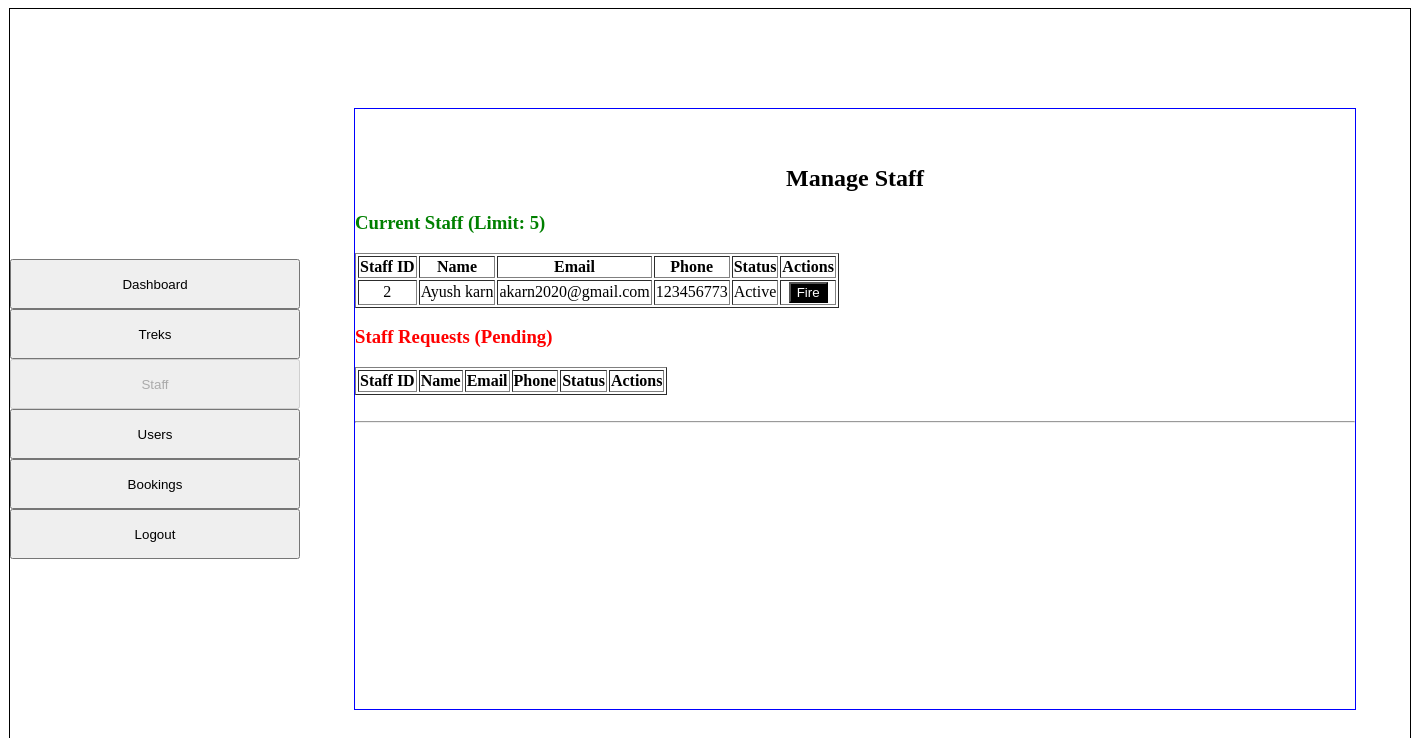
The page /all_staffs on the database as committed earlier.
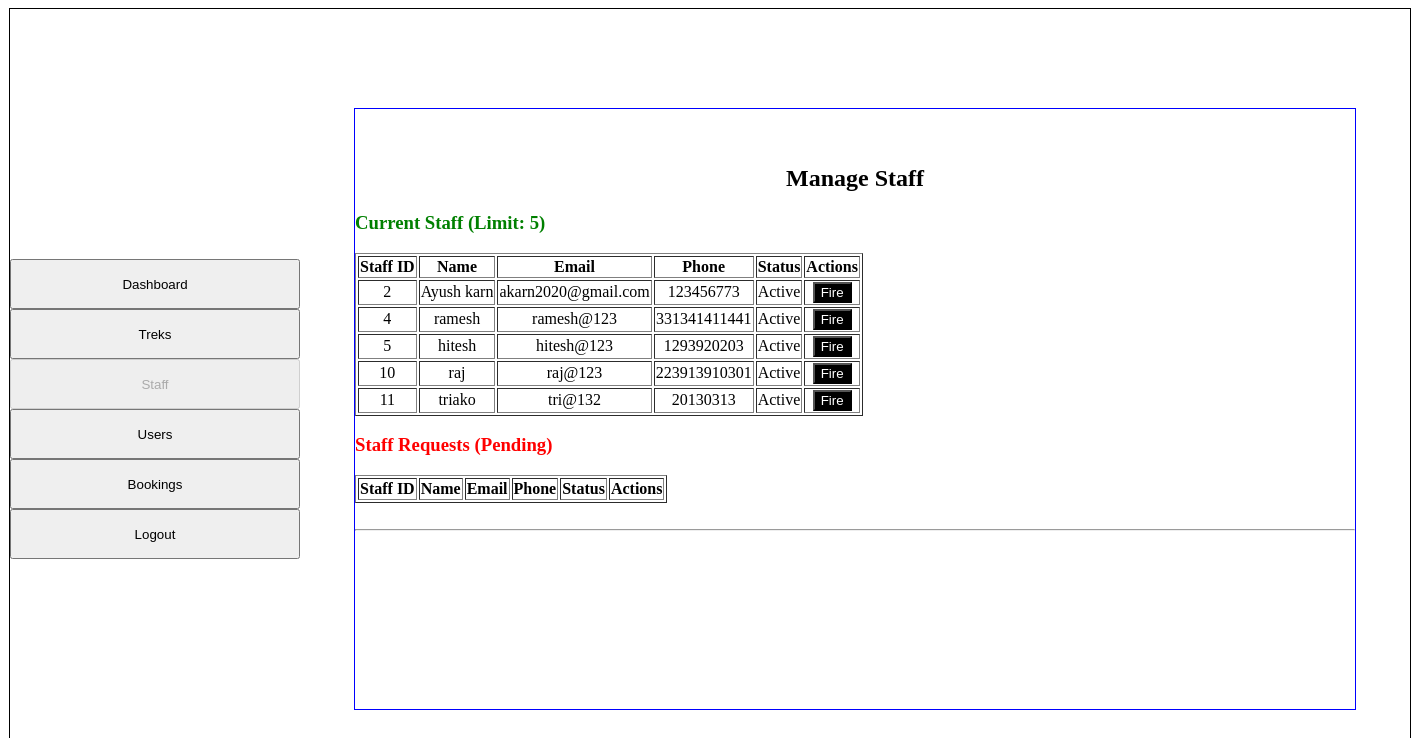
The same page on the database as committed later.
### models.py (models this page shows)
class User(db.Model):
    __tablename__ = "users"
    user_id = db.Column(db.Integer, primary_key=True)
    full_name = db.Column(db.String(100), nullable=False)
    email = db.Column(db.String(120), unique=True, nullable=False)
    password = db.Column(db.String(200), nullable=False)
    phone = db.Column(db.String(15), nullable=False)
    role = db.Column(db.String(50), nullable=False)
    status = db.Column(db.String(20), nullable=False)
    bookings = db.relationship("Booking", cascade="all,delete", backref="user")

### app.py (the view)
@app.route('/all_staffs')
def admin_staff():
    active_staff = db.session.query(User).filter(User.role == "1", User.status == "Active").all()
    pending_staff = db.session.query(User).filter(User.role == "1", User.status == "Pending").all()
    return render_template("all_staff.html", current_staff=active_staff, pending_staff=pending_staff)

### templates/all_staff.html (shortened to what this page needs)
{% extends "base.html" %}
{% block sidebar %}
<a href="/admin_dashboard"><input type="button" value="Dashboard" style="width: 290px; height: 50px; margin: 0 auto;"></a><br>
<a href="/manage_treks"><input type="button" value="Treks" style="width: 290px; height: 50px; margin: 0 auto;"></a><br>
<a href="/all_staffs"><input type="button" value="Staff" style="width: 290px; height: 50px; margin: 0 auto;" disabled></a><br>
<a href="/all_users"><input type="button" value="Users" style="width: 290px; height: 50px; margin: 0 auto;"></a><br>
<a href="/bookings"><input type="button" value="Bookings" style="width: 290px; height: 50px; margin: 0 auto;"></a><br>
<a href="/logout"><input type="button" value="Logout" style="width: 290px; height: 50px; margin: 0 auto;"></a>
{% endblock %}
{% block content %}
<div style="text-align: center;">
    <h2>Manage Staff</h2>
    <h3 style="text-align: left; color: green;">Current Staff (Limit: 5)</h3>
    <table border="1px solid black" >
        <tr><th>Staff ID</th><th>Name</th><th>Email</th><th>Phone</th><th>Status</th><th>Actions</th></tr>
        {% for s in current_staff %}
        <tr>
            <td>{{ s.user_id }}</td><td>{{ s.full_name }}</td><td>{{ s.email }}</td><td>{{ s.phone }}</td><td>{{ s.status }}</td>
            <td>
                <a href="/update_status/{{ s.user_id }}/Fired"><input type="button" value="Fire" style="background-color: black; color: white;"></a>
            </td>
        </tr>
        {% endfor %}
    </table>
    <h3 style="text-align: left; color: red;">Staff Requests (Pending)</h3>
    <table border="1px solid black" >
        <tr><th>Staff ID</th><th>Name</th><th>Email</th><th>Phone</th><th>Status</th><th>Actions</th></tr>
    </table>
    <br><hr><br>
</div>
{% endblock %}

Rows that differ between the two databases and show on the page:
now on this page (row edited): User: user_id "4", full_name "ramesh", email "ramesh@123", phone "331341411441", status "Active"
added User: user_id "5", full_name "hitesh", email "hitesh@123", phone "1293920203", status "Active"
added User: user_id "10", full_name "raj", email "raj@123", phone "223913910301", status "Active"
added User: user_id "11", full_name "triako", email "tri@132", phone "20130313", status "Active"
